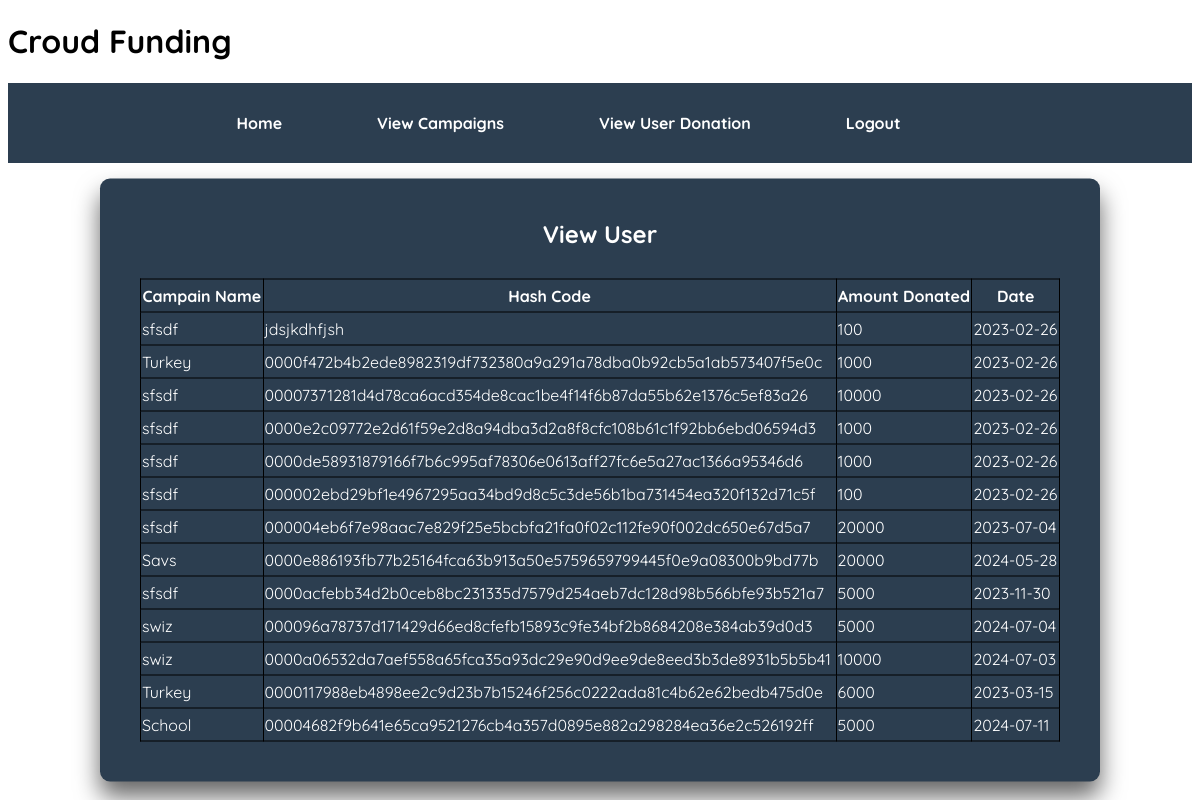
/viewuserdonation (signed in), run on the app's committed database.
### fundapp/models.py (models this page shows)
class userdonation(models.Model):
    id = models.AutoField(primary_key=True)
    uid = models.CharField(max_length=30, null=False)
    first_name = models.CharField(max_length=30)
    cid = models.CharField(max_length=30, null=False)
    cname = models.CharField(max_length=30, null=False)
    hash_code = models.CharField(max_length=30, null=False)
    amt_donate = models.CharField(max_length=30, null=False)
    donated_on= models.CharField(max_length=30, null=False)
    def __str__(self):
        return "%s %s %s %s %s %s %s %s" % (
            self.id, self.uid, self.first_name, self.cid, self.cname, self.hash_code, self.amt_donate, self.donated_on)

### fundapp/views.py (the view)
# urls.py: path('viewuserdonation', views.viewuserdonation,name='viewuserdonation'),
def viewuserdonation(request):
    uid = request.session['userid']
    print(uid)
    viewuser = userdonation.objects.all()
    print(viewuser)
    context = {
        'viewuser': viewuser
    }
    return render(request, "fundapp/viewuserdonation.html", context)

### fundapp/templates/fundapp/viewuserdonation.html (shortened to what this page needs)
<!DOCTYPE html>
<html lang="en">
<head>
     {% load static %}
    <link rel="stylesheet" type="text/css" href="{% static 'css/entrystyle.css' %}">
  <link rel="stylesheet" type="text/css" href="{% static 'css/homestyle.css' %}">
</head>
<body>
<div class="headlabel" >  <h1>Croud Funding</h1> </div>
<div>
    <header class="logo" >
        <nav>
            <ul >
                 <li><a href="/homepage" style="color: #fff; ">Home</a></li>
               <li><a href="/selectcamp" style="color: #fff;">View Campaigns</a></li>
                <li><a href="/viewuserdonation" style="color: #fff;">View User Donation</a></li>
                <li><a href="/Login" style="color: #fff;">Logout</a></li>
            </ul>
        </nav>
    </header>
    </div>
<div class="login-box">
  <h2>View User</h2>
  <form>
 <table style="width:100%">
  <tr>
    <th>Campain Name</th>
    <th>Hash Code</th>
    <th>Amount Donated</th>
      <th>Date</th>
  </tr>
     {% for viewuser in viewuser %}
  <tr>
    <td>{{viewuser.cname}}</td>
    <td>{{viewuser.hash_code}}</td>
    <td>{{viewuser.amt_donate}}</td>
      <td>{{viewuser.donated_on}}</td>
  </tr>
      {% endfor %}
</table>
  </form>
</div>
</body>
</html>

### fundapp/static/css/entrystyle.css (style rules this page uses)
.login-box { position: absolute; top: 60%; left: 50%; width: 1000px; padding: 40px; transform: translate(-50%, -50%); background: #2C3E50; box-sizing: border-box; box-shadow: 0 15px 25px rgba(0,0,0,.6); border-radius: 10px; }
.login-box h2 { margin: 0 0 30px; padding: 0; color: #fff; text-align: center; }

### fundapp/static/css/homestyle.css (style rules this page uses)
body { font-family: 'Quicksand', sans-serif; }
a { text-decoration: none; }
li { list-style-type: none; }
header { display: flex; flex-direction: row; align-items: center; padding: 0px 10%; background-color: #2C3E50; justify-content: space-between; height: 80px; }
.logo { color: #fff; font-weight: 900; }
nav ul { display: flex; flex-direction: row; }
nav ul li { margin-left: 50px; margin-right: 5px; }
nav ul li a { color: #000; display: block; padding: 10px 20px; border-radius: 1px; }

### fundapp/templates/fundapp/viewuserdonation.html (style rules this page uses)
table, th, td { border:1px solid black; height:30px; border-collapse: collapse; color:#fff; }

### data on the page
userdonation: cname "sfsdf", hash_code "jdsjkdhfjsh", amt_donate "100", donated_on "2023-02-26"
userdonation: cname "Turkey", hash_code "0000f472b4b2ede8982319df732380a9a291a78dba0b92cb5a1ab573407f5e0c", amt_donate "1000", donated_on "2023-02-26"
userdonation: cname "sfsdf", hash_code "00007371281d4d78ca6acd354de8cac1be4f14f6b87da55b62e1376c5ef83a26", amt_donate "10000", donated_on "2023-02-26"
userdonation: cname "sfsdf", hash_code "0000e2c09772e2d61f59e2d8a94dba3d2a8f8cfc108b61c1f92bb6ebd06594d3", amt_donate "1000", donated_on "2023-02-26"
userdonation: cname "sfsdf", hash_code "0000de58931879166f7b6c995af78306e0613aff27fc6e5a27ac1366a95346d6", amt_donate "1000", donated_on "2023-02-26"
userdonation: cname "sfsdf", hash_code "000002ebd29bf1e4967295aa34bd9d8c5c3de56b1ba731454ea320f132d71c5f", amt_donate "100", donated_on "2023-02-26"
userdonation: cname "sfsdf", hash_code "000004eb6f7e98aac7e829f25e5bcbfa21fa0f02c112fe90f002dc650e67d5a7", amt_donate "20000", donated_on "2023-07-04"
userdonation: cname "Savs", hash_code "0000e886193fb77b25164fca63b913a50e5759659799445f0e9a08300b9bd77b", amt_donate "20000", donated_on "2024-05-28"
userdonation: cname "sfsdf", hash_code "0000acfebb34d2b0ceb8bc231335d7579d254aeb7dc128d98b566bfe93b521a7", amt_donate "5000", donated_on "2023-11-30"
userdonation: cname "swiz", hash_code "000096a78737d171429d66ed8cfefb15893c9fe34bf2b8684208e384ab39d0d3", amt_donate "5000", donated_on "2024-07-04"
userdonation: cname "swiz", hash_code "0000a06532da7aef558a65fca35a93dc29e90d9ee9de8eed3b3de8931b5b5b41", amt_donate "10000", donated_on "2024-07-03"
userdonation: cname "Turkey", hash_code "0000117988eb4898ee2c9d23b7b15246f256c0222ada81c4b62e62bedb475d0e", amt_donate "6000", donated_on "2023-03-15"
userdonation: cname "School", hash_code "00004682f9b641e65ca9521276cb4a357d0895e882a298284ea36e2c526192ff", amt_donate "5000", donated_on "2024-07-11"
